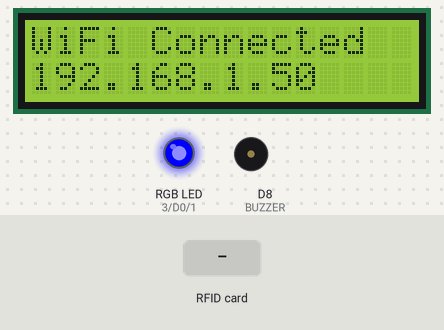
The sketch below on a simulated ESP8266 (NodeMCU). On the bench: 16×2 character LCD, an RGB LED mixed from three pins (HIGH = lit), buzzer (waves = sounding, pin HIGH). Inputs (shaded band) come from the test bench. WiFi joins after 1.5 s; servers stay silent unless stated; uploads are accepted with an empty reply; what the sketch prints to the serial monitor is not drawn.

Above: at 2.2 s.
At 3.8 s:
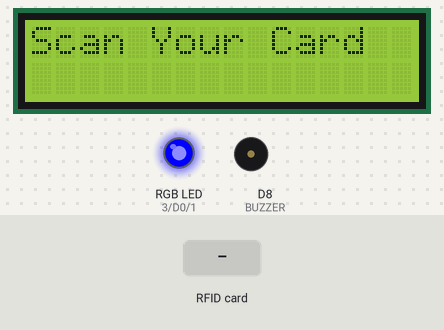
3.9 s: RFID card 12 34 56 78 held to the reader
At 4.2 s:
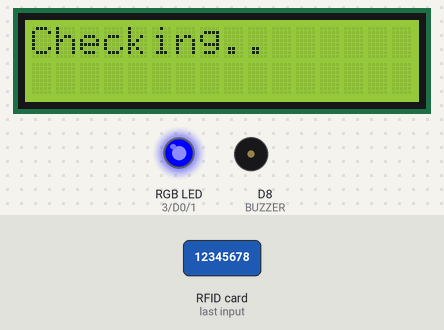
5.4 s: RFID card 5E 7A 19 C4 held to the reader
Timing chart, 0 to 8.4 s (numbered marks = the images above; inputs shaded):
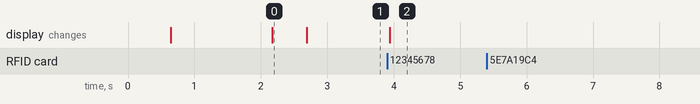

Measured:
- after the input at 3.9 s, the display: changes at once (image 2)
- after the input at 5.4 s, every drawn part: stays the same
- what the display in image 0 shows lasts 0.5 s, from 2.2 s to 2.7 s

The sketch:

esp8266_rfid_attendance.ino
```cpp
#include <ESP8266WiFi.h>
#include <Wire.h>
#include <LiquidCrystal_PCF8574.h>
#include <SPI.h>
#include <MFRC522.h>
#include <ESP8266HTTPClient.h>
#include <ArduinoJson.h>
#include <WiFiClientSecure.h>

#define SDA_PIN D2
#define SCL_PIN D1
#define RST_PIN D3
#define SS_PIN D4

#define BUZZER D8
#define GREEN D0
#define BLUE D10
#define RED D9


LiquidCrystal_PCF8574 lcd(0x27);
MFRC522 mfrc522(SS_PIN, RST_PIN);

const char* ssid = "nk";            // Replace with your WiFi SSID
const char* password = "12345678";  // Replace with your WiFi password

const char* serverUrl = "http://192.168.133.173:5000/rfid";  // API URL
// const char* serverUrl = "http://192.168.114.173/Rfid/Getdata.php";  // API URL

void showMessage(String line1, String line2 = "") {
  lcd.clear();
  lcd.setCursor(0, 0);
  lcd.print(line1);
  lcd.setCursor(0, 1);
  lcd.print(line2);
}
// Function to set RGB LED color using PWM

//rgb led but not work
// void setColor(int red, int green, int blue) {
//   analogWrite(RED, red);
//   analogWrite(GREEN, green);
//   analogWrite(BLUE, blue);
// }
void setup() {
  SPI.begin();
  mfrc522.PCD_Init();
  Wire.begin(SDA_PIN, SCL_PIN);

  lcd.begin(16, 2);
  lcd.setBacklight(10);
  delay(500);
  pinMode(BUZZER, OUTPUT);
  pinMode(GREEN, OUTPUT);
  pinMode(RED, OUTPUT);
  pinMode(BLUE, OUTPUT);

  digitalWrite(BUZZER, LOW);
  digitalWrite(BLUE, HIGH);
  // setColor(0, 0, 0); // Blue
  digitalWrite(GREEN, LOW);
  // digitalWrite(RED, LOW);
  Serial.begin(115200);
  connectToWiFi();
  showMessage("Scan Your Card");
  // sendRFIDData("abcaaaa");  // Replace "abc" with actual RFID UID
}

void loop() {
  // Do nothing in loop
  String uid = getRFIDUID();
  if (!uid.isEmpty()) {
    sendRFIDData(uid);
    delay(2000);  // 🕒 Add delay to prevent server overload
  }
  // sendRFIDData("abc");
  // delay(2000);
}

void connectToWiFi() {
  analogWrite(RED, 255);
  delay(5);
  analogWrite(RED, 0);

  showMessage("Connecting to ", "WiFi...");
  WiFi.begin(ssid, password);

  Serial.print("Connecting");


  while (WiFi.status() != WL_CONNECTED) {
    delay(500);
    Serial.print(".");
    // showMessage("",".");
  }


  if (WiFi.status() == WL_CONNECTED) {
    Serial.println("\nWiFi Connected!");
    Serial.println(WiFi.localIP());

    showMessage("WiFi Connected", WiFi.localIP().toString());
    delay(500);
  } else {
    Serial.println("\nWiFi Failed!");
    showMessage("WiFi Failed", "Check Config!");
    delay(500);
  }
}
String getRFIDUID() {
  String uid = "";
  if (!mfrc522.PICC_IsNewCardPresent()) { return ""; }
  /* Select one of the cards */
  if (!mfrc522.PICC_ReadCardSerial()) { return ""; }
  /* Read data from the same block */

  for (byte i = 0; i < mfrc522.uid.size; i++) {
    uid += String(mfrc522.uid.uidByte[i], HEX);
  }

  Serial.println("Scanned UID: " + uid);
  mfrc522.PICC_HaltA();
  mfrc522.PCD_StopCrypto1();
  // delay(1000);
  return uid;
}
void sendRFIDData(String uid) {
  showMessage("Checking..");

  if (WiFi.status() == WL_CONNECTED) {
    HTTPClient http;
    //for local host
    WiFiClient client;
    http.begin(client, serverUrl);

    //for live api
    // WiFiClientSecure client;
    // client.setInsecure();  // Ignore SSL certificate validation
                           // HTTPClient http;
    // http.begin(client, serverUrl);

    http.addHeader("Content-Type", "application/json");
    http.setTimeout(30000);  // Increase timeout

    // Create JSON object
    StaticJsonDocument<500> jsonDoc;
    jsonDoc["uid"] = uid;

    String requestBody;
    serializeJson(jsonDoc, requestBody);

    Serial.println("Sending request: " + requestBody);

    int httpResponseCode = http.POST(requestBody);

    if (httpResponseCode > 0) {
      Serial.println("Response received");
      String response = http.getString();
      Serial.println("Raw Response: " + response);

      // Parse JSON response
      StaticJsonDocument<200> responseDoc;
      DeserializationError error = deserializeJson(responseDoc, response);

      if (!error) {
        int statusCode = responseDoc["status_code"];
        String message1 = responseDoc["message1"];
        String message2 = responseDoc["message2"];

        Serial.println("Status Code: " + String(statusCode));
        Serial.println("Message1: " + message1);
        Serial.println("Message2: " + message2);


        if (statusCode == 200) {
          showMessage(message1, message2);
          digitalWrite(GREEN, HIGH);
          // setColor(0, 255, 0);  // Green
          // analogWrite(RED, 0);
          //  analogWrite(GREEN, 255);
          // analogWrite(BLUE, 0);
          // digitalWrite(BLUE, LOW);
          digitalWrite(BUZZER, HIGH);
          delay(200);

          digitalWrite(GREEN, LOW);
          // setColor(0, 0, 0);  // Green
        //   analogWrite(RED, 0);
        //  analogWrite(GREEN, 0);
        //  analogWrite(BLUE, 0);
          digitalWrite(BUZZER, LOW);
          delay(1000);

        } else if (statusCode == 301) {
          showMessage("Access Denied", message2);
          // digitalWrite(RED, HIGH);
            analogWrite(RED, 255);

          // setColor(255, 0, 0);  // Red
          digitalWrite(BUZZER, HIGH);
          delay(1000);
          // setColor(0, 0, 0);  // Red
          analogWrite(RED, 0);

          // digitalWrite(RED, LOW);
          digitalWrite(BUZZER, LOW);
          delay(1000);
        }
        else if(statusCode == 500){
        showMessage("ReScan Your Card");
        }else if(statusCode== 302){
        showMessage(message1,message2);
        }
        else if(statusCode== 303){
        showMessage(message1,message2);
        }
        else if(statusCode== 304){
        showMessage("add_update",message2);
        }
        else if(statusCode== 404){
        showMessage(message1,message2);
        }
        showMessage("Scan Your Card");  // Ensure LCD resets for the next scan
        // Serial.println("Scan Your Card");
      } else {
        // Serial.println(httpResponseCode);
        // Serial.println(http.errorToString(httpResponseCode).c_str());  // Print detailed error
        Serial.println("JSON Parsing Failed!");
      }
    } else {
      if (httpResponseCode == -11) {  //req timeout
        showMessage("ReScan Your Card");
      } else if (httpResponseCode == -1) {  //server
        showMessage("ReScan Your Card");
      }
      Serial.print("HTTP Request Failed, Error: ");
      Serial.println(httpResponseCode);
      Serial.print("HTTP Request Failed, Error: ");
      Serial.println(http.errorToString(httpResponseCode).c_str());  // Print detailed error
      http.end();
    }
    http.end();
  } else {
    Serial.println("WiFi not connected!");
    showMessage("WiFi Lost", "Reconnecting...");
    connectToWiFi();
  }
}
```
